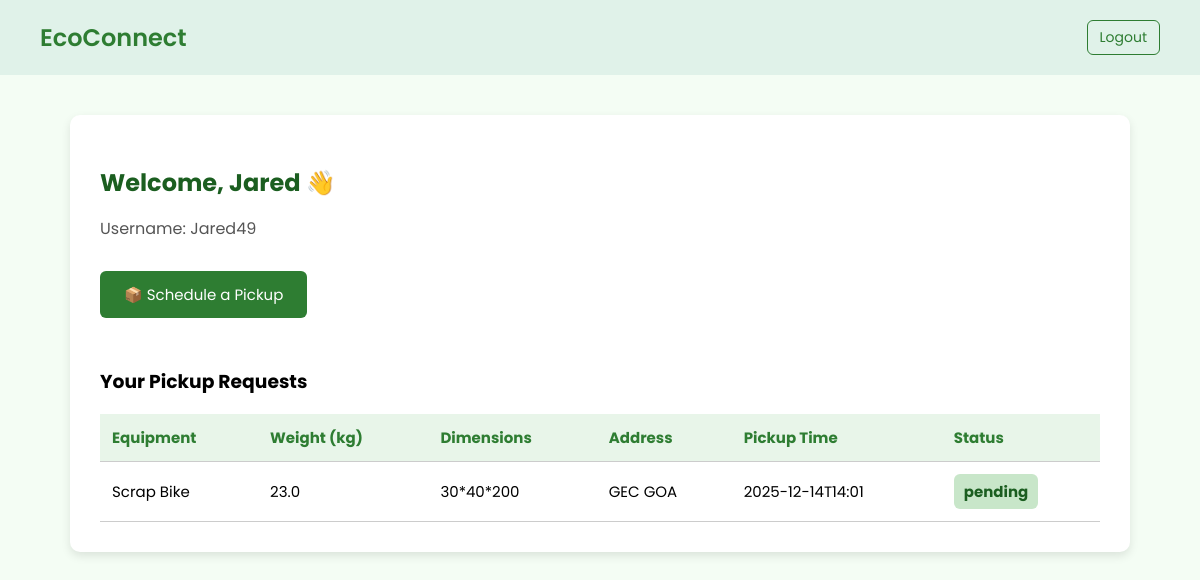
The page /home (signed in) on the database as committed earlier.
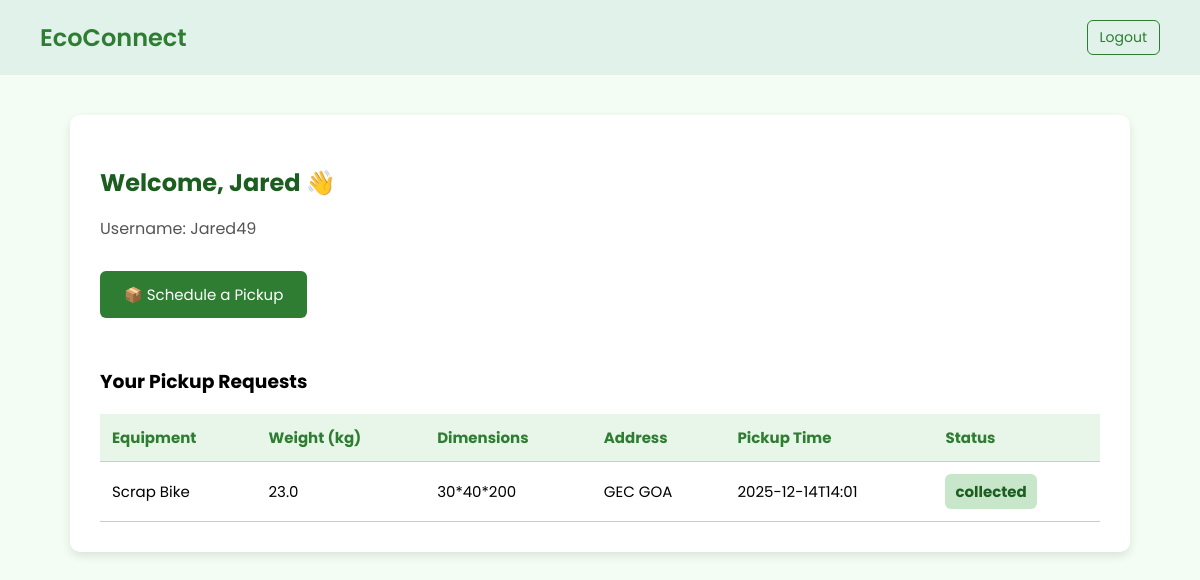
The same page on the database as committed later.
### tables this page shows
CREATE TABLE pickups (
    id INTEGER PRIMARY KEY AUTOINCREMENT,
    user_id INTEGER NOT NULL,
    equipment TEXT NOT NULL,
    weight REAL NOT NULL,
    dimensions TEXT NOT NULL,
    address TEXT NOT NULL,
    pickup_time TEXT NOT NULL,
    status TEXT DEFAULT 'pending',
    timestamp DATETIME DEFAULT CURRENT_TIMESTAMP,
    FOREIGN KEY (user_id) REFERENCES users(id)
);

### app.py (the view)
@app.route('/home')
def home():
    if 'username' not in session:
        return redirect('/login')
    conn = sqlite3.connect('pickups.db')
    conn.row_factory = sqlite3.Row  # enables pickup.equipment-style access
    cursor = conn.cursor()
    cursor.execute("SELECT id, fullname, username FROM users WHERE username = ?", (session['username'],))
    user = cursor.fetchone()
    if not user:
        conn.close()
        return redirect('/login')
    user_id = user['id']
    fullname = user['fullname']
    email = user['username']
    cursor.execute('''
        SELECT equipment, weight, dimensions, address, pickup_time, status
        FROM pickups
        WHERE user_id = ?
        ORDER BY timestamp DESC
    ''', (user_id,))
    pickups = cursor.fetchall()
    conn.close()
    return render_template('home.html', name=fullname, email=email, pickups=pickups)

### templates/home.html (shortened to what this page needs)
<!DOCTYPE html>
<html lang="en">
<head>
</head>
<body>
  <header>
    <div class="logo">EcoConnect</div>
    <div class="top-right">
      <a href="{{ url_for('logout') }}" class="logout-btn">Logout</a>
    </div>
  </header>
  <div class="container">
    <h2>Welcome, {{ name }} 👋</h2>
    <p class="welcome">Username: {{ email }}</p>
    <a href="{{ url_for('request_pickup') }}" class="btn">📦 Schedule a Pickup</a>
    <h3>Your Pickup Requests</h3>
    {% if pickups %}
    <table>
      <thead>
        <tr>
          <th>Equipment</th>
          <th>Weight (kg)</th>
          <th>Dimensions</th>
          <th>Address</th>
          <th>Pickup Time</th>
          <th>Status</th>
        </tr>
      </thead>
      <tbody>
        {% for pickup in pickups %}
        <tr>
          <td>{{ pickup.equipment }}</td>
          <td>{{ pickup.weight }}</td>
          <td>{{ pickup.dimensions }}</td>
          <td>{{ pickup.address }}</td>
          <td>{{ pickup.pickup_time }}</td>
          <td><span class="status">{{ pickup.status }}</span></td>
        </tr>
        {% endfor %}
      </tbody>
    </table>
    {% else %}
      <p class="no-data">You have no pickup requests yet.</p>
    {% endif %}
  </div>
</body>
</html>

Rows that differ between the two databases and show on the page:
changed pickups "Scrap Bike": status "pending" → "collected"
